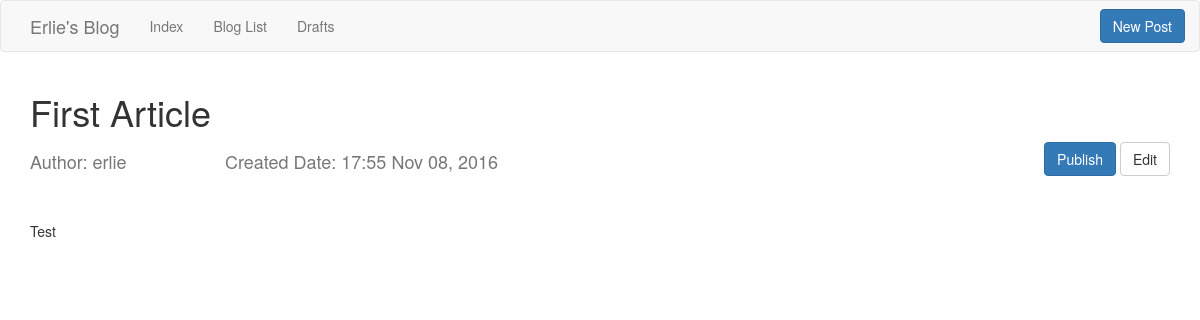
Page /article/1/ on the earlier database version.
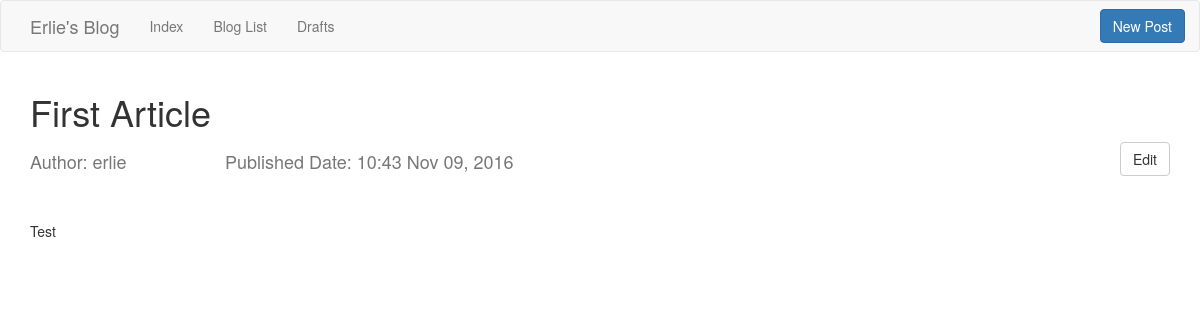
Same page on the later database version.
### blog/models.py (models this page shows, shortened)
class Post(models.Model):
    author = models.ForeignKey(User)
    title = models.CharField(max_length=200)
    text = models.TextField()
    created_date = models.DateTimeField(default=timezone.now)
    pub_date = models.DateTimeField(blank=True, null=True)

### blog/views.py (the view)
# urls.py: url(r'^article/(?P<pk>[0-9]+)/$', views.DetailView.as_view(), name='detail'),
class DetailView(generic.DetailView):
    model = Post
    template_name = 'blog/detail.html'

### blog/templates/blog/detail.html (shortened to what this page needs)
{% extends 'blog/base.html' %}
{% block content %}
    {%  if post %}
        <h1>{{ post.title }}</h1>
        <div class="row">
            <div class="col-sm-2 text-left">
                <h4 class="text-muted">Author: {{ post.author.username }}</h4>
            </div>
            <div class="col-sm-4">
                {% if post.pub_date %}
                    <h4 class="text-muted">Published Date: {{ post.pub_date|date:"H:i M d, Y" }}</h4>
                {% else %}
                    <h4 class="text-muted">Created Date: {{ post.created_date|date:"H:i M d, Y" }}</h4>
                {% endif %}
            </div>
            <div class="col-sm-6 text-right">
            {% if post.pub_date is None %}
                <a href="{% url 'blog:post_pub' post.id%}"><button type="button" class="btn btn-primary">Publish</button></a>
            {% endif %}
                <a href="{% url 'blog:post_edit' post.id%}"><button type="button" class="btn btn-default">Edit</button></a>
            </div>
        </div>
        <p id="detail-text">{{ post.text|linebreaks }}</p>
    {% else %}
        <p>Article Not Found!</p>
    {% endif %}
{% endblock %}

Differences in the rows shown:
changed Post "First Article": pub_date (not shown) → "10:43 Nov 09, 2016"; created_date "17:55 Nov 08, 2016" → (not shown)
Other differences:
text no longer shown: "Created Date: Publish"
text now shown: "Published Date:"
